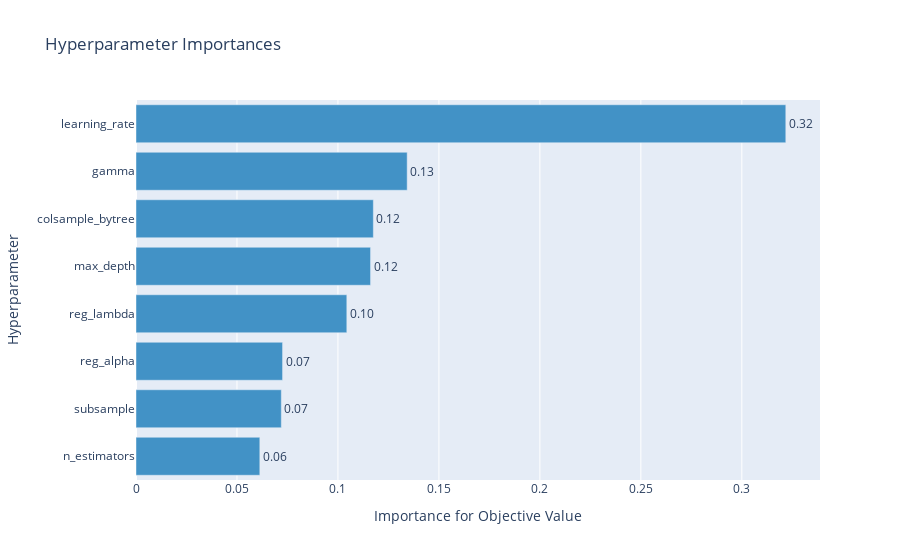

The notebook cell saved with this chart:
### Code cell
vis.plot_param_importances(study_tscv)

### Figure 1 — Plotly figure (JSON) as saved in the notebook; plotly's stock layout.template omitted (floating-point values rounded to 4 significant figures)
{"data": [{"cliponaxis": false, "hovertemplate": ["n_estimators (IntDistribution): 0.06131507952174208<extra></extra>", "subsample (FloatDistribution): 0.07195664476039476<extra></extra>", "reg_alpha (FloatDistribution): 0.07258302354476609<extra></extra>", "reg_lambda (FloatDistribution): 0.10439804088169054<extra></extra>", "max_depth (IntDistribution): 0.11615038743615956<extra></extra>", "colsample_bytree (FloatDistribution): 0.11753387700350891<extra></extra>", "gamma (FloatDistribution): 0.13428540403819267<extra></extra>", "learning_rate (FloatDistribution): 0.32177754281354537<extra></extra>"], "marker": {"color": "rgb(66,146,198)"}, "orientation": "h", "text": ["0.06", "0.07", "0.07", "0.10", "0.12", "0.12", "0.13", "0.32"], "textposition": "outside", "type": "bar", "x": [0.06132, 0.07196, 0.07258, 0.1044, 0.1162, 0.1175, 0.1343, 0.3218], "y": ["n_estimators", "subsample", "reg_alpha", "reg_lambda", "max_depth", "colsample_bytree", "gamma", "learning_rate"]}], "layout": {"showlegend": false, "title": {"text": "Hyperparameter Importances"}, "xaxis": {"title": {"text": "Importance for Objective Value"}}, "yaxis": {"title": {"text": "Hyperparameter"}}}}
